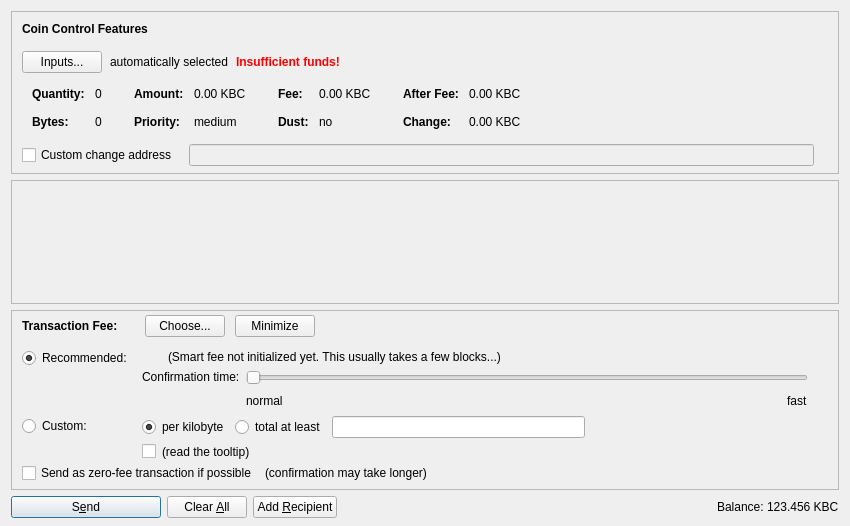
<?xml version="1.0" encoding="UTF-8"?>
<ui version="4.0">
 <class>SendCoinsDialog</class>
 <widget class="QDialog" name="SendCoinsDialog">
  <property name="geometry">
   <rect>
    <x>0</x>
    <y>0</y>
    <width>850</width>
    <height>526</height>
   </rect>
  </property>
  <property name="windowTitle">
   <string>Send Coins</string>
  </property>
  <layout class="QVBoxLayout" name="verticalLayout" stretch="0,1,0,0">
   <property name="bottomMargin">
    <number>8</number>
   </property>
   <item>
    <widget class="QFrame" name="frameCoinControl">
     <property name="sizePolicy">
      <sizepolicy hsizetype="Expanding" vsizetype="Expanding">
       <horstretch>0</horstretch>
       <verstretch>0</verstretch>
      </sizepolicy>
     </property>
     <property name="maximumSize">
      <size>
       <width>16777215</width>
       <height>16777215</height>
      </size>
     </property>
     <property name="frameShape">
      <enum>QFrame::StyledPanel</enum>
     </property>
     <property name="frameShadow">
      <enum>QFrame::Sunken</enum>
     </property>
     <layout class="QVBoxLayout" name="verticalLayoutCoinControl2">
      <property name="spacing">
       <number>0</number>
      </property>
      <property name="leftMargin">
       <number>0</number>
      </property>
      <property name="topMargin">
       <number>0</number>
      </property>
      <property name="rightMargin">
       <number>0</number>
      </property>
      <property name="bottomMargin">
       <number>6</number>
      </property>
      <item>
       <layout class="QVBoxLayout" name="verticalLayoutCoinControl" stretch="0,0,0,0,1">
        <property name="spacing">
         <number>0</number>
        </property>
        <property name="leftMargin">
         <number>10</number>
        </property>
        <property name="topMargin">
         <number>10</number>
        </property>
        <item>
         <layout class="QHBoxLayout" name="horizontalLayoutCoinControl1">
          <property name="bottomMargin">
           <number>15</number>
          </property>
          <item>
           <widget class="QLabel" name="labelCoinControlFeatures">
            <property name="sizePolicy">
             <sizepolicy hsizetype="Preferred" vsizetype="Maximum">
              <horstretch>0</horstretch>
              <verstretch>0</verstretch>
             </sizepolicy>
            </property>
            <property name="font">
             <font>
              <weight>75</weight>
              <bold>true</bold>
             </font>
            </property>
            <property name="styleSheet">
             <string notr="true">font-weight:bold;</string>
            </property>
            <property name="text">
             <string>Coin Control Features</string>
            </property>
           </widget>
          </item>
         </layout>
        </item>
        <item>
         <layout class="QHBoxLayout" name="horizontalLayoutCoinControl2" stretch="0,0,0,0">
          <property name="spacing">
           <number>8</number>
          </property>
          <property name="bottomMargin">
           <number>10</number>
          </property>
          <item>
           <widget class="QPushButton" name="pushButtonCoinControl">
            <property name="styleSheet">
             <string notr="true"/>
            </property>
            <property name="text">
             <string>Inputs...</string>
            </property>
            <property name="autoDefault">
             <bool>false</bool>
            </property>
           </widget>
          </item>
          <item>
           <widget class="QLabel" name="labelCoinControlAutomaticallySelected">
            <property name="text">
             <string>automatically selected</string>
            </property>
            <property name="margin">
             <number>5</number>
            </property>
           </widget>
          </item>
          <item>
           <widget class="QLabel" name="labelCoinControlInsuffFunds">
            <property name="font">
             <font>
              <weight>75</weight>
              <bold>true</bold>
             </font>
            </property>
            <property name="styleSheet">
             <string notr="true">color:red;font-weight:bold;</string>
            </property>
            <property name="text">
             <string>Insufficient funds!</string>
            </property>
            <property name="margin">
             <number>5</number>
            </property>
           </widget>
          </item>
          <item>
           <spacer name="horizontalSpacerCoinControl">
            <property name="orientation">
             <enum>Qt::Horizontal</enum>
            </property>
            <property name="sizeHint" stdset="0">
             <size>
              <width>40</width>
              <height>1</height>
             </size>
            </property>
           </spacer>
          </item>
         </layout>
        </item>
        <item>
         <widget class="QWidget" name="widgetCoinControl" native="true">
          <property name="sizePolicy">
           <sizepolicy hsizetype="Preferred" vsizetype="Preferred">
            <horstretch>0</horstretch>
            <verstretch>0</verstretch>
           </sizepolicy>
          </property>
          <property name="minimumSize">
           <size>
            <width>0</width>
            <height>0</height>
           </size>
          </property>
          <property name="styleSheet">
           <string notr="true"/>
          </property>
          <layout class="QHBoxLayout" name="horizontalLayoutCoinControl5">
           <property name="leftMargin">
            <number>0</number>
           </property>
           <property name="topMargin">
            <number>0</number>
           </property>
           <property name="rightMargin">
            <number>0</number>
           </property>
           <property name="bottomMargin">
            <number>0</number>
           </property>
           <item>
            <layout class="QHBoxLayout" name="horizontalLayoutCoinControl3" stretch="0,0,0,1">
             <property name="spacing">
              <number>20</number>
             </property>
             <property name="topMargin">
              <number>0</number>
             </property>
             <property name="bottomMargin">
              <number>10</number>
             </property>
             <item>
              <layout class="QFormLayout" name="formLayoutCoinControl1">
               <property name="horizontalSpacing">
                <number>10</number>
               </property>
               <property name="verticalSpacing">
                <number>14</number>
               </property>
               <property name="leftMargin">
                <number>10</number>
               </property>
               <property name="topMargin">
                <number>4</number>
               </property>
               <property name="rightMargin">
                <number>6</number>
               </property>
               <item row="0" column="0">
                <widget class="QLabel" name="labelCoinControlQuantityText">
                 <property name="font">
                  <font>
                   <weight>75</weight>
                   <bold>true</bold>
                  </font>
                 </property>
                 <property name="text">
                  <string>Quantity:</string>
                 </property>
                 <property name="margin">
                  <number>0</number>
                 </property>
                </widget>
               </item>
               <item row="0" column="1">
                <widget class="QLabel" name="labelCoinControlQuantity">
                 <property name="cursor">
                  <cursorShape>IBeamCursor</cursorShape>
                 </property>
                 <property name="contextMenuPolicy">
                  <enum>Qt::ActionsContextMenu</enum>
                 </property>
                 <property name="text">
                  <string notr="true">0</string>
                 </property>
                 <property name="margin">
                  <number>0</number>
                 </property>
                 <property name="textInteractionFlags">
                  <set>Qt::LinksAccessibleByMouse|Qt::TextSelectableByKeyboard|Qt::TextSelectableByMouse</set>
                 </property>
                </widget>
               </item>
               <item row="1" column="0">
                <widget class="QLabel" name="labelCoinControlBytesText">
                 <property name="font">
                  <font>
                   <weight>75</weight>
                   <bold>true</bold>
                  </font>
                 </property>
                 <property name="text">
                  <string>Bytes:</string>
                 </property>
                </widget>
               </item>
               <item row="1" column="1">
                <widget class="QLabel" name="labelCoinControlBytes">
                 <property name="cursor">
                  <cursorShape>IBeamCursor</cursorShape>
                 </property>
                 <property name="contextMenuPolicy">
                  <enum>Qt::ActionsContextMenu</enum>
                 </property>
                 <property name="text">
                  <string notr="true">0</string>
                 </property>
                 <property name="textInteractionFlags">
                  <set>Qt::LinksAccessibleByMouse|Qt::TextSelectableByKeyboard|Qt::TextSelectableByMouse</set>
                 </property>
                </widget>
               </item>
              </layout>
             </item>
             <item>
              <layout class="QFormLayout" name="formLayoutCoinControl2">
               <property name="horizontalSpacing">
                <number>10</number>
               </property>
               <property name="verticalSpacing">
                <number>14</number>
               </property>
               <property name="leftMargin">
                <number>6</number>
               </property>
               <property name="topMargin">
                <number>4</number>
               </property>
               <property name="rightMargin">
                <number>6</number>
               </property>
               <item row="0" column="0">
                <widget class="QLabel" name="labelCoinControlAmountText">
                 <property name="font">
                  <font>
                   <weight>75</weight>
                   <bold>true</bold>
                  </font>
                 </property>
                 <property name="text">
                  <string>Amount:</string>
                 </property>
                 <property name="margin">
                  <number>0</number>
                 </property>
                </widget>
               </item>
               <item row="0" column="1">
                <widget class="QLabel" name="labelCoinControlAmount">
                 <property name="cursor">
                  <cursorShape>IBeamCursor</cursorShape>
                 </property>
                 <property name="contextMenuPolicy">
                  <enum>Qt::ActionsContextMenu</enum>
                 </property>
                 <property name="text">
                  <string notr="true">0.00 KBC</string>
                 </property>
                 <property name="textInteractionFlags">
                  <set>Qt::LinksAccessibleByMouse|Qt::TextSelectableByKeyboard|Qt::TextSelectableByMouse</set>
                 </property>
                </widget>
               </item>
               <item row="1" column="0">
                <widget class="QLabel" name="labelCoinControlPriorityText">
                 <property name="font">
                  <font>
                   <weight>75</weight>
                   <bold>true</bold>
                  </font>
                 </property>
                 <property name="text">
                  <string>Priority:</string>
                 </property>
                </widget>
               </item>
               <item row="1" column="1">
                <widget class="QLabel" name="labelCoinControlPriority">
                 <property name="cursor">
                  <cursorShape>IBeamCursor</cursorShape>
                 </property>
                 <property name="contextMenuPolicy">
                  <enum>Qt::ActionsContextMenu</enum>
                 </property>
                 <property name="text">
                  <string notr="true">medium</string>
                 </property>
                 <property name="textInteractionFlags">
                  <set>Qt::LinksAccessibleByMouse|Qt::TextSelectableByKeyboard|Qt::TextSelectableByMouse</set>
                 </property>
                </widget>
               </item>
              </layout>
             </item>
             <item>
              <layout class="QFormLayout" name="formLayoutCoinControl3">
               <property name="horizontalSpacing">
                <number>10</number>
               </property>
               <property name="verticalSpacing">
                <number>14</number>
               </property>
               <property name="leftMargin">
                <number>6</number>
               </property>
               <property name="topMargin">
                <number>4</number>
               </property>
               <property name="rightMargin">
                <number>6</number>
               </property>
               <item row="0" column="0">
                <widget class="QLabel" name="labelCoinControlFeeText">
                 <property name="font">
                  <font>
                   <weight>75</weight>
                   <bold>true</bold>
                  </font>
                 </property>
                 <property name="text">
                  <string>Fee:</string>
                 </property>
                 <property name="margin">
                  <number>0</number>
                 </property>
                </widget>
               </item>
               <item row="0" column="1">
                <widget class="QLabel" name="labelCoinControlFee">
                 <property name="cursor">
                  <cursorShape>IBeamCursor</cursorShape>
                 </property>
                 <property name="contextMenuPolicy">
                  <enum>Qt::ActionsContextMenu</enum>
                 </property>
                 <property name="text">
                  <string notr="true">0.00 KBC</string>
                 </property>
                 <property name="textInteractionFlags">
                  <set>Qt::LinksAccessibleByMouse|Qt::TextSelectableByKeyboard|Qt::TextSelectableByMouse</set>
                 </property>
                </widget>
               </item>
               <item row="1" column="0">
                <widget class="QLabel" name="labelCoinControlLowOutputText">
                 <property name="font">
                  <font>
                   <weight>75</weight>
                   <bold>true</bold>
                  </font>
                 </property>
                 <property name="text">
                  <string>Dust:</string>
                 </property>
                </widget>
               </item>
               <item row="1" column="1">
                <widget class="QLabel" name="labelCoinControlLowOutput">
                 <property name="cursor">
                  <cursorShape>IBeamCursor</cursorShape>
                 </property>
                 <property name="contextMenuPolicy">
                  <enum>Qt::ActionsContextMenu</enum>
                 </property>
                 <property name="text">
                  <string notr="true">no</string>
                 </property>
                 <property name="textInteractionFlags">
                  <set>Qt::LinksAccessibleByMouse|Qt::TextSelectableByKeyboard|Qt::TextSelectableByMouse</set>
                 </property>
                </widget>
               </item>
              </layout>
             </item>
             <item>
              <layout class="QFormLayout" name="formLayoutCoinControl4">
               <property name="horizontalSpacing">
                <number>10</number>
               </property>
               <property name="verticalSpacing">
                <number>14</number>
               </property>
               <property name="leftMargin">
                <number>6</number>
               </property>
               <property name="topMargin">
                <number>4</number>
               </property>
               <property name="rightMargin">
                <number>6</number>
               </property>
               <item row="0" column="0">
                <widget class="QLabel" name="labelCoinControlAfterFeeText">
                 <property name="font">
                  <font>
                   <weight>75</weight>
                   <bold>true</bold>
                  </font>
                 </property>
                 <property name="text">
                  <string>After Fee:</string>
                 </property>
                 <property name="margin">
                  <number>0</number>
                 </property>
                </widget>
               </item>
               <item row="0" column="1">
                <widget class="QLabel" name="labelCoinControlAfterFee">
                 <property name="cursor">
                  <cursorShape>IBeamCursor</cursorShape>
                 </property>
                 <property name="contextMenuPolicy">
                  <enum>Qt::ActionsContextMenu</enum>
                 </property>
                 <property name="text">
                  <string notr="true">0.00 KBC</string>
                 </property>
                 <property name="textInteractionFlags">
                  <set>Qt::LinksAccessibleByMouse|Qt::TextSelectableByKeyboard|Qt::TextSelectableByMouse</set>
                 </property>
                </widget>
               </item>
               <item row="1" column="0">
                <widget class="QLabel" name="labelCoinControlChangeText">
                 <property name="font">
                  <font>
                   <weight>75</weight>
                   <bold>true</bold>
                  </font>
                 </property>
                 <property name="text">
                  <string>Change:</string>
                 </property>
                </widget>
               </item>
               <item row="1" column="1">
                <widget class="QLabel" name="labelCoinControlChange">
                 <property name="cursor">
                  <cursorShape>IBeamCursor</cursorShape>
                 </property>
                 <property name="contextMenuPolicy">
                  <enum>Qt::ActionsContextMenu</enum>
                 </property>
                 <property name="text">
                  <string notr="true">0.00 KBC</string>
                 </property>
                 <property name="textInteractionFlags">
                  <set>Qt::LinksAccessibleByMouse|Qt::TextSelectableByKeyboard|Qt::TextSelectableByMouse</set>
                 </property>
                </widget>
               </item>
              </layout>
             </item>
            </layout>
           </item>
          </layout>
         </widget>
        </item>
        <item>
         <layout class="QHBoxLayout" name="horizontalLayoutCoinControl4" stretch="0,0,0">
          <property name="spacing">
           <number>12</number>
          </property>
          <property name="sizeConstraint">
           <enum>QLayout::SetDefaultConstraint</enum>
          </property>
          <property name="topMargin">
           <number>5</number>
          </property>
          <property name="rightMargin">
           <number>5</number>
          </property>
          <item>
           <widget class="QCheckBox" name="checkBoxCoinControlChange">
            <property name="toolTip">
             <string>If this is activated, but the change address is empty or invalid, change will be sent to a newly generated address.</string>
            </property>
            <property name="text">
             <string>Custom change address</string>
            </property>
           </widget>
          </item>
          <item>
           <widget class="QValidatedLineEdit" name="lineEditCoinControlChange">
            <property name="enabled">
             <bool>false</bool>
            </property>
            <property name="sizePolicy">
             <sizepolicy hsizetype="Expanding" vsizetype="Fixed">
              <horstretch>0</horstretch>
              <verstretch>0</verstretch>
             </sizepolicy>
            </property>
           </widget>
          </item>
          <item>
           <widget class="QLabel" name="labelCoinControlChangeLabel">
            <property name="sizePolicy">
             <sizepolicy hsizetype="Preferred" vsizetype="Expanding">
              <horstretch>0</horstretch>
              <verstretch>0</verstretch>
             </sizepolicy>
            </property>
            <property name="minimumSize">
             <size>
              <width>0</width>
              <height>0</height>
             </size>
            </property>
            <property name="text">
             <string/>
            </property>
            <property name="margin">
             <number>3</number>
            </property>
           </widget>
          </item>
         </layout>
        </item>
        <item>
         <spacer name="verticalSpacerCoinControl">
          <property name="orientation">
           <enum>Qt::Vertical</enum>
          </property>
          <property name="sizeHint" stdset="0">
           <size>
            <width>800</width>
            <height>1</height>
           </size>
          </property>
         </spacer>
        </item>
       </layout>
      </item>
     </layout>
    </widget>
   </item>
   <item>
    <widget class="QScrollArea" name="scrollArea">
     <property name="widgetResizable">
      <bool>true</bool>
     </property>
     <widget class="QWidget" name="scrollAreaWidgetContents">
      <property name="geometry">
       <rect>
        <x>0</x>
        <y>0</y>
        <width>830</width>
        <height>68</height>
       </rect>
      </property>
      <layout class="QVBoxLayout" name="verticalLayout_2" stretch="0,1">
       <property name="leftMargin">
        <number>0</number>
       </property>
       <property name="topMargin">
        <number>0</number>
       </property>
       <property name="rightMargin">
        <number>0</number>
       </property>
       <property name="bottomMargin">
        <number>0</number>
       </property>
       <item>
        <layout class="QVBoxLayout" name="entries">
         <property name="spacing">
          <number>6</number>
         </property>
        </layout>
       </item>
       <item>
        <spacer name="verticalSpacer">
         <property name="orientation">
          <enum>Qt::Vertical</enum>
         </property>
         <property name="sizeHint" stdset="0">
          <size>
           <width>20</width>
           <height>40</height>
          </size>
         </property>
        </spacer>
       </item>
      </layout>
     </widget>
    </widget>
   </item>
   <item>
    <widget class="QFrame" name="frameFee">
     <property name="sizePolicy">
      <sizepolicy hsizetype="Expanding" vsizetype="Expanding">
       <horstretch>0</horstretch>
       <verstretch>0</verstretch>
      </sizepolicy>
     </property>
     <property name="maximumSize">
      <size>
       <width>16777215</width>
       <height>16777215</height>
      </size>
     </property>
     <property name="frameShape">
      <enum>QFrame::StyledPanel</enum>
     </property>
     <property name="frameShadow">
      <enum>QFrame::Sunken</enum>
     </property>
     <layout class="QVBoxLayout" name="verticalLayoutFee1">
      <property name="spacing">
       <number>0</number>
      </property>
      <property name="leftMargin">
       <number>0</number>
      </property>
      <property name="topMargin">
       <number>0</number>
      </property>
      <property name="rightMargin">
       <number>0</number>
      </property>
      <property name="bottomMargin">
       <number>0</number>
      </property>
      <item>
       <layout class="QVBoxLayout" name="verticalLayoutFee2" stretch="0,0,0">
        <property name="spacing">
         <number>0</number>
        </property>
        <property name="leftMargin">
         <number>10</number>
        </property>
        <property name="topMargin">
         <number>0</number>
        </property>
        <item>
         <layout class="QHBoxLayout" name="horizontalLayoutFee1">
          <property name="bottomMargin">
           <number>0</number>
          </property>
          <item>
           <layout class="QVBoxLayout" name="verticalLayoutFee7">
            <property name="spacing">
             <number>0</number>
            </property>
            <item>
             <spacer name="verticalSpacerSmartFee">
              <property name="orientation">
               <enum>Qt::Vertical</enum>
              </property>
              <property name="sizeType">
               <enum>QSizePolicy::Fixed</enum>
              </property>
              <property name="sizeHint" stdset="0">
               <size>
                <width>1</width>
                <height>4</height>
               </size>
              </property>
             </spacer>
            </item>
            <item>
             <layout class="QHBoxLayout" name="horizontalLayoutSmartFee">
              <property name="spacing">
               <number>10</number>
              </property>
              <item>
               <widget class="QLabel" name="labelFeeHeadline">
                <property name="sizePolicy">
                 <sizepolicy hsizetype="Preferred" vsizetype="Maximum">
                  <horstretch>0</horstretch>
                  <verstretch>0</verstretch>
                 </sizepolicy>
                </property>
                <property name="font">
                 <font>
                  <weight>75</weight>
                  <bold>true</bold>
                 </font>
                </property>
                <property name="styleSheet">
                 <string notr="true">font-weight:bold;</string>
                </property>
                <property name="text">
                 <string>Transaction Fee:</string>
                </property>
               </widget>
              </item>
              <item>
               <widget class="QLabel" name="labelFeeMinimized">
                <property name="text">
                 <string/>
                </property>
               </widget>
              </item>
              <item>
               <widget class="QPushButton" name="buttonChooseFee">
                <property name="text">
                 <string>Choose...</string>
                </property>
               </widget>
              </item>
              <item>
               <widget class="QPushButton" name="buttonMinimizeFee">
                <property name="toolTip">
                 <string>collapse fee-settings</string>
                </property>
                <property name="text">
                 <string>Minimize</string>
                </property>
               </widget>
              </item>
             </layout>
            </item>
            <item>
             <spacer name="verticalSpacer_5">
              <property name="orientation">
               <enum>Qt::Vertical</enum>
              </property>
              <property name="sizeHint" stdset="0">
               <size>
                <width>1</width>
                <height>1</height>
               </size>
              </property>
             </spacer>
            </item>
           </layout>
          </item>
          <item>
           <spacer name="horizontalSpacer_4">
            <property name="orientation">
             <enum>Qt::Horizontal</enum>
            </property>
            <property name="sizeHint" stdset="0">
             <size>
              <width>40</width>
              <height>20</height>
             </size>
            </property>
           </spacer>
          </item>
         </layout>
        </item>
        <item>
         <widget class="QFrame" name="frameFeeSelection">
          <layout class="QVBoxLayout" name="verticalLayoutFee12">
           <property name="spacing">
            <number>0</number>
           </property>
           <property name="leftMargin">
            <number>0</number>
           </property>
           <property name="topMargin">
            <number>0</number>
           </property>
           <property name="rightMargin">
            <number>0</number>
           </property>
           <property name="bottomMargin">
            <number>0</number>
           </property>
           <item>
            <layout class="QGridLayout" name="gridLayoutFee">
             <property name="topMargin">
              <number>10</number>
             </property>
             <property name="bottomMargin">
              <number>4</number>
             </property>
             <property name="horizontalSpacing">
              <number>10</number>
             </property>
             <property name="verticalSpacing">
              <number>4</number>
             </property>
             <item row="1" column="1">
              <layout class="QVBoxLayout" name="verticalLayoutFee8">
               <property name="spacing">
                <number>6</number>
               </property>
               <item>
                <layout class="QHBoxLayout" name="horizontalLayoutFee13">
                 <item>
                  <widget class="QRadioButton" name="radioCustomPerKilobyte">
                   <property name="toolTip">
                    <string>If the custom fee is set to 1000 satoshis and the transaction is only 250 bytes, then &quot;per kilobyte&quot; only pays 250 satoshis in fee, while &quot;at least&quot; pays 1000 satoshis. For transactions bigger than a kilobyte both pay by kilobyte.</string>
                   </property>
                   <property name="text">
                    <string>per kilobyte</string>
                   </property>
                   <property name="checked">
                    <bool>true</bool>
                   </property>
                   <attribute name="buttonGroup">
                    <string notr="true">groupCustomFee</string>
                   </attribute>
                  </widget>
                 </item>
                 <item>
                  <widget class="QRadioButton" name="radioCustomAtLeast">
                   <property name="toolTip">
                    <string>If the custom fee is set to 1000 satoshis and the transaction is only 250 bytes, then &quot;per kilobyte&quot; only pays 250 satoshis in fee, while &quot;total at least&quot; pays 1000 satoshis. For transactions bigger than a kilobyte both pay by kilobyte.</string>
                   </property>
                   <property name="text">
                    <string>total at least</string>
                   </property>
                   <attribute name="buttonGroup">
                    <string notr="true">groupCustomFee</string>
                   </attribute>
                  </widget>
                 </item>
                 <item>
                  <widget class="KbcAmountField" name="customFee"/>
                 </item>
                 <item>
                  <spacer name="horizontalSpacer_6">
                   <property name="orientation">
                    <enum>Qt::Horizontal</enum>
                   </property>
                   <property name="sizeHint" stdset="0">
                    <size>
                     <width>1</width>
                     <height>1</height>
                    </size>
                   </property>
                  </spacer>
                 </item>
                </layout>
               </item>
               <item>
                <layout class="QHBoxLayout" name="horizontalLayoutFee8">
                 <item>
                  <widget class="QCheckBox" name="checkBoxMinimumFee">
                   <property name="toolTip">
                    <string>Paying only the minimum fee is just fine as long as there is less transaction volume than space in the blocks. But be aware that this can end up in a never confirming transaction once there is more demand for kbc transactions than the network can process.</string>
                   </property>
                   <property name="text">
                    <string/>
                   </property>
                  </widget>
                 </item>
                 <item>
                  <widget class="QLabel" name="labelMinFeeWarning">
                   <property name="enabled">
                    <bool>true</bool>
                   </property>
                   <property name="toolTip">
                    <string>Paying only the minimum fee is just fine as long as there is less transaction volume than space in the blocks. But be aware that this can end up in a never confirming transaction once there is more demand for kbc transactions than the network can process.</string>
                   </property>
                   <property name="text">
                    <string>(read the tooltip)</string>
                   </property>
                   <property name="margin">
                    <number>5</number>
                   </property>
                  </widget>
                 </item>
                 <item>
                  <spacer name="horizontalSpacer_2">
                   <property name="orientation">
                    <enum>Qt::Horizontal</enum>
                   </property>
                   <property name="sizeHint" stdset="0">
                    <size>
                     <width>1</width>
                     <height>1</height>
                    </size>
                   </property>
                  </spacer>
                 </item>
                </layout>
               </item>
              </layout>
             </item>
             <item row="0" column="0">
              <layout class="QVBoxLayout" name="verticalLayoutFee4" stretch="0,1">
               <item>
                <widget class="QRadioButton" name="radioSmartFee">
                 <property name="text">
                  <string>Recommended:</string>
                 </property>
                 <property name="checked">
                  <bool>true</bool>
                 </property>
                 <attribute name="buttonGroup">
                  <string notr="true">groupFee</string>
                 </attribute>
                </widget>
               </item>
               <item>
                <spacer name="verticalSpacer_2">
                 <property name="orientation">
                  <enum>Qt::Vertical</enum>
                 </property>
                 <property name="sizeHint" stdset="0">
                  <size>
                   <width>1</width>
                   <height>1</height>
                  </size>
                 </property>
                </spacer>
               </item>
              </layout>
             </item>
             <item row="1" column="0">
              <layout class="QVBoxLayout" name="verticalLayoutFee9" stretch="0,1">
               <item>
                <widget class="QRadioButton" name="radioCustomFee">
                 <property name="text">
                  <string>Custom:</string>
                 </property>
                 <attribute name="buttonGroup">
                  <string notr="true">groupFee</string>
                 </attribute>
                </widget>
               </item>
               <item>
                <spacer name="verticalSpacer_6">
                 <property name="orientation">
                  <enum>Qt::Vertical</enum>
                 </property>
                 <property name="sizeHint" stdset="0">
                  <size>
                   <width>1</width>
                   <height>1</height>
                  </size>
                 </property>
                </spacer>
               </item>
              </layout>
             </item>
             <item row="0" column="1">
              <layout class="QVBoxLayout" name="verticalLayoutFee3" stretch="0,0,1">
               <property name="spacing">
                <number>6</number>
               </property>
               <property name="topMargin">
                <number>2</number>
               </property>
               <item>
                <layout class="QHBoxLayout" name="horizontalLayoutFee12">
                 <item>
                  <widget class="QLabel" name="labelSmartFee">
                   <property name="text">
                    <string/>
                   </property>
                   <property name="margin">
                    <number>2</number>
                   </property>
                  </widget>
                 </item>
                 <item>
                  <widget class="QLabel" name="labelFeeEstimation">
                   <property name="text">
                    <string/>
                   </property>
                  </widget>
                 </item>
                 <item>
                  <widget class="QLabel" name="labelSmartFee2">
                   <property name="text">
                    <string>(Smart fee not initialized yet. This usually takes a few blocks...)</string>
                   </property>
                   <property name="margin">
                    <number>2</number>
                   </property>
                  </widget>
                 </item>
                 <item>
                  <spacer name="horizontalSpacer_5">
                   <property name="orientation">
                    <enum>Qt::Horizontal</enum>
                   </property>
                   <property name="sizeHint" stdset="0">
                    <size>
                     <width>1</width>
                     <height>1</height>
                    </size>
                   </property>
                  </spacer>
                 </item>
                </layout>
               </item>
               <item>
                <layout class="QHBoxLayout" name="horizontalLayoutFee9">
                 <item>
                  <layout class="QVBoxLayout" name="verticalLayoutFee6">
                   <item>
                    <widget class="QLabel" name="labelSmartFee3">
                     <property name="text">
                      <string>Confirmation time:</string>
                     </property>
                     <property name="margin">
                      <number>2</number>
                     </property>
                    </widget>
                   </item>
                   <item>
                    <spacer name="verticalSpacer_3">
                     <property name="orientation">
                      <enum>Qt::Vertical</enum>
                     </property>
                     <property name="sizeHint" stdset="0">
                      <size>
                       <width>1</width>
                       <height>1</height>
                      </size>
                     </property>
                    </spacer>
                   </item>
                  </layout>
                 </item>
                 <item>
                  <layout class="QVBoxLayout" name="verticalLayoutFee5">
                   <property name="rightMargin">
                    <number>30</number>
                   </property>
                   <item>
                    <widget class="QSlider" name="sliderSmartFee">
                     <property name="minimum">
                      <number>0</number>
                     </property>
                     <property name="maximum">
                      <number>24</number>
                     </property>
                     <property name="pageStep">
                      <number>1</number>
                     </property>
                     <property name="value">
                      <number>0</number>
                     </property>
                     <property name="orientation">
                      <enum>Qt::Horizontal</enum>
                     </property>
                     <property name="invertedAppearance">
                      <bool>false</bool>
                     </property>
                     <property name="invertedControls">
                      <bool>false</bool>
                     </property>
                     <property name="tickPosition">
                      <enum>QSlider::NoTicks</enum>
                     </property>
                    </widget>
                   </item>
                   <item>
                    <layout class="QHBoxLayout" name="horizontalLayoutFee10">
                     <item>
                      <widget class="QLabel" name="labelSmartFeeNormal">
                       <property name="text">
                        <string>normal</string>
                       </property>
                      </widget>
                     </item>
                     <item>
                      <spacer name="horizontalSpacer_3">
                       <property name="orientation">
                        <enum>Qt::Horizontal</enum>
                       </property>
                       <property name="sizeHint" stdset="0">
                        <size>
                         <width>40</width>
                         <height>20</height>
                        </size>
                       </property>
                      </spacer>
                     </item>
                     <item>
                      <widget class="QLabel" name="labelSmartFeeFast">
                       <property name="text">
                        <string>fast</string>
                       </property>
                      </widget>
                     </item>
                    </layout>
                   </item>
                  </layout>
                 </item>
                </layout>
               </item>
               <item>
                <spacer name="verticalSpacer_4">
                 <property name="orientation">
                  <enum>Qt::Vertical</enum>
                 </property>
                 <property name="sizeHint" stdset="0">
                  <size>
                   <width>1</width>
                   <height>1</height>
                  </size>
                 </property>
                </spacer>
               </item>
              </layout>
             </item>
            </layout>
           </item>
           <item>
            <layout class="QHBoxLayout" name="horizontalLayoutFee5" stretch="0,0,0">
             <property name="spacing">
              <number>8</number>
             </property>
             <property name="bottomMargin">
              <number>4</number>
             </property>
             <item>
              <widget class="QCheckBox" name="checkBoxFreeTx">
               <property name="text">
                <string>Send as zero-fee transaction if possible</string>
               </property>
              </widget>
             </item>
             <item>
              <widget class="QLabel" name="labelFreeTx">
               <property name="text">
                <string>(confirmation may take longer)</string>
               </property>
               <property name="margin">
                <number>5</number>
               </property>
              </widget>
             </item>
             <item>
              <spacer name="horizontalSpacerFee5">
               <property name="orientation">
                <enum>Qt::Horizontal</enum>
               </property>
               <property name="sizeHint" stdset="0">
                <size>
                 <width>1</width>
                 <height>1</height>
                </size>
               </property>
              </spacer>
             </item>
            </layout>
           </item>
           <item>
            <spacer name="verticalSpacerFee2">
             <property name="orientation">
              <enum>Qt::Vertical</enum>
             </property>
             <property name="sizeHint" stdset="0">
              <size>
               <width>1</width>
               <height>1</height>
              </size>
             </property>
            </spacer>
           </item>
          </layout>
         </widget>
        </item>
        <item>
         <spacer name="verticalSpacerFee">
          <property name="orientation">
           <enum>Qt::Vertical</enum>
          </property>
          <property name="sizeHint" stdset="0">
           <size>
            <width>800</width>
            <height>1</height>
           </size>
          </property>
         </spacer>
        </item>
       </layout>
      </item>
     </layout>
    </widget>
   </item>
   <item>
    <layout class="QHBoxLayout" name="horizontalLayout">
     <item>
      <widget class="QPushButton" name="sendButton">
       <property name="minimumSize">
        <size>
         <width>150</width>
         <height>0</height>
        </size>
       </property>
       <property name="toolTip">
        <string>Confirm the send action</string>
       </property>
       <property name="text">
        <string>S&amp;end</string>
       </property>
       <property name="icon">
        <iconset resource="../kbc.qrc">
         <normaloff>:/icons/send</normaloff>:/icons/send</iconset>
       </property>
       <property name="autoDefault">
        <bool>false</bool>
       </property>
       <property name="default">
        <bool>true</bool>
       </property>
      </widget>
     </item>
     <item>
      <widget class="QPushButton" name="clearButton">
       <property name="sizePolicy">
        <sizepolicy hsizetype="Minimum" vsizetype="Fixed">
         <horstretch>0</horstretch>
         <verstretch>0</verstretch>
        </sizepolicy>
       </property>
       <property name="toolTip">
        <string>Clear all fields of the form.</string>
       </property>
       <property name="text">
        <string>Clear &amp;All</string>
       </property>
       <property name="icon">
        <iconset resource="../kbc.qrc">
         <normaloff>:/icons/remove</normaloff>:/icons/remove</iconset>
       </property>
       <property name="autoDefault">
        <bool>false</bool>
       </property>
      </widget>
     </item>
     <item>
      <widget class="QPushButton" name="addButton">
       <property name="toolTip">
        <string>Send to multiple recipients at once</string>
       </property>
       <property name="text">
        <string>Add &amp;Recipient</string>
       </property>
       <property name="icon">
        <iconset resource="../kbc.qrc">
         <normaloff>:/icons/add</normaloff>:/icons/add</iconset>
       </property>
       <property name="autoDefault">
        <bool>false</bool>
       </property>
      </widget>
     </item>
     <item>
      <spacer name="horizontalSpacer">
       <property name="orientation">
        <enum>Qt::Horizontal</enum>
       </property>
       <property name="sizeHint" stdset="0">
        <size>
         <width>40</width>
         <height>20</height>
        </size>
       </property>
      </spacer>
     </item>
     <item>
      <layout class="QHBoxLayout" name="horizontalLayout_2">
       <property name="spacing">
        <number>3</number>
       </property>
       <item>
        <widget class="QLabel" name="label">
         <property name="sizePolicy">
          <sizepolicy hsizetype="Preferred" vsizetype="Fixed">
           <horstretch>0</horstretch>
           <verstretch>0</verstretch>
          </sizepolicy>
         </property>
         <property name="text">
          <string>Balance:</string>
         </property>
        </widget>
       </item>
       <item>
        <widget class="QLabel" name="labelBalance">
         <property name="sizePolicy">
          <sizepolicy hsizetype="Preferred" vsizetype="Fixed">
           <horstretch>0</horstretch>
           <verstretch>0</verstretch>
          </sizepolicy>
         </property>
         <property name="cursor">
          <cursorShape>IBeamCursor</cursorShape>
         </property>
         <property name="text">
          <string notr="true">123.456 KBC</string>
         </property>
         <property name="textInteractionFlags">
          <set>Qt::LinksAccessibleByMouse|Qt::TextSelectableByKeyboard|Qt::TextSelectableByMouse</set>
         </property>
        </widget>
       </item>
      </layout>
     </item>
    </layout>
   </item>
  </layout>
 </widget>
 <customwidgets>
  <customwidget>
   <class>QValidatedLineEdit</class>
   <extends>QLineEdit</extends>
   <header>qvalidatedlineedit.h</header>
  </customwidget>
  <customwidget>
   <class>KbcAmountField</class>
   <extends>QLineEdit</extends>
   <header>kbcamountfield.h</header>
   <container>1</container>
  </customwidget>
 </customwidgets>
 <resources>
  <include location="../kbc.qrc"/>
 </resources>
 <connections/>
 <buttongroups>
  <buttongroup name="groupFee"/>
  <buttongroup name="groupCustomFee"/>
 </buttongroups>
</ui>
